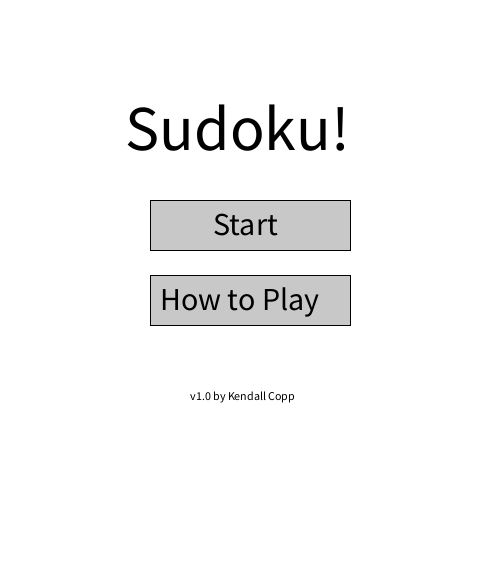
Frame 1 (no input)
Frame 60 (the mouse pressed at the canvas centre just before this capture): identical to frame 1, image omitted
Frame 120 (the mouse held since frame 60 and released just before this capture): identical to frame 1, image omitted

The Processing sketch that drew this single still picture (run headless with seeded random() and noise(); from frame 60 on, the mouse is pressed at the canvas centre):

// Processing sketch: sudoku
// ── sudoku.pde
/********************************************************
 * Sudoku 1.0
 * by Kendall Copp
 * 7/30/2020
 *
 * Instructions:
 * left mouse to increment
 * right mouse to decrement
 * center wheel button to erase
 * 
 * save in-progress puzzle so you can go to menu and come back with 
 * progress saved and no extra locks
 *
 * increase number of puzzles
 * puzzle select
 * add achievements
 * add hints
 * break program into modules
*********************************************************/

PShape square; //pshape objects
PShape lock;
PShape hline;
PShape vline;
PShape button;
PShape completeMessageBox;
String numbers = " 123456789";

int mode = 0; //0 = menu, 1 = puzzle

String instructionsText[] = {"Fill each row, column, and 3x3 box with the",
                              "numbers 1-9",
                              "Left click to increment",
                              "Right click to decrement",
                              "Center button/scroll wheel to erase"};

//allocate storage for board memory
/*int board[][] = { {5,6,0,8,4,7,0,0,0},
                  {3,0,9,0,0,0,6,0,0},
                  {0,0,8,0,0,0,0,0,0},
                  {0,1,0,0,8,0,0,4,0},
                  {7,9,0,6,0,2,0,1,8},
                  {0,5,0,0,3,0,0,9,0},
                  {0,0,0,0,0,0,2,0,0},
                  {0,0,6,0,0,0,8,0,7},
                  {0,0,0,3,1,6,0,5,9} };*/
int board[][] = { {5,4,6,0,7,8,1,0,0},
                  {3,0,9,2,6,1,5,7,4},
                  {2,0,1,5,0,0,0,8,0},
                  {9,2,4,0,0,0,8,6,0},
                  {8,1,3,7,9,6,2,4,5},
                  {0,0,7,0,0,2,3,0,0},
                  {7,3,5,8,1,0,9,0,6},
                  {4,6,0,9,2,0,7,0,1},
                  {0,9,0,0,5,7,4,3,8} };
int workingBoard[][] = { {0,0,0,0,0,0,0,0,0},
                  {0,0,0,0,0,0,0,0,0},
                  {0,0,0,0,0,0,0,0,0},
                  {0,0,0,0,0,0,0,0,0},
                  {0,0,0,0,0,0,0,0,0},
                  {0,0,0,0,0,0,0,0,0},
                  {0,0,0,0,0,0,0,0,0},
                  {0,0,0,0,0,0,0,0,0},
                  {0,0,0,0,0,0,0,0,0} };
int locks[][] = { {0,0,0,0,0,0,0,0,0},
                  {0,0,0,0,0,0,0,0,0},
                  {0,0,0,0,0,0,0,0,0},
                  {0,0,0,0,0,0,0,0,0},
                  {0,0,0,0,0,0,0,0,0},
                  {0,0,0,0,0,0,0,0,0},
                  {0,0,0,0,0,0,0,0,0},
                  {0,0,0,0,0,0,0,0,0},
                  {0,0,0,0,0,0,0,0,0} };
                  
int completeRows[] = {0,0,0,0,0,0,0,0,0}; //keep track of completion progress
int completeColumns[] = {0,0,0,0,0,0,0,0,0}; 
int completeBoxes[] = {0,0,0,0,0,0,0,0,0}; 
int rowsComplete = 0;
int columnsComplete = 0;
int boxesComplete = 0;
int puzzleComplete = 0;

void draw() {} //required for code to work

void setup() {
  size(500, 575); //canvas size
  
  //define shape properties
  square = createShape(RECT, 0, 0, 50, 50);
  square.setFill(color(255, 255, 255));
  square.setStroke(color(0, 0, 0));
  
  lock = createShape(RECT, 0, 0, 50, 50);
  lock.setFill(color(200, 200, 255));
  lock.setStroke(color(0, 0, 0));
  
  hline = createShape(RECT, 0, 0, 452, 3);
  hline.setFill(color(0, 0, 0));
  hline.setStroke(color(0, 0, 0));
  
  vline = createShape(RECT, 0, 0, 3, 452);
  vline.setFill(color(0, 0, 0));
  vline.setStroke(color(0, 0, 0));
  
  button = createShape(RECT, 0, 0, 200, 50);
  button.setFill(color(200, 200, 200));
  button.setStroke(color(0, 0, 0));
  
  completeMessageBox = createShape(RECT, 0, 0, 300, 200);
  completeMessageBox.setFill(color(200, 255, 200));
  completeMessageBox.setStroke(color(0, 0, 0));
  
  doMenu();
  
}

void doMenu() {
  //create menu
  background(255); //white background
  textSize(64);
  fill(0, 0, 0);
  text("Sudoku!", 125, 150);
  shape(button, 150, 200);
  shape(button, 150, 275);
  textSize(32);
  text("Start", 213, 235);
  text("How to Play", 160, 310);
  textSize(12);
  text("v1.0 by Kendall Copp", 190, 400);
}

void doPuzzle() { //draw the puzzle
  int i, j;
  for (i = 0; i < 9; i++){
    for (j = 0; j < 9; j++){
      if (locks[i][j] == 0) {
        workingBoard[i][j] = board[i][j];
      }
    }
  }
  background(255); //white background
  createLocks();
  updateBoard();
  shape(button, 25, 500); 
  shape(button, 275, 500);
  textSize(32);
  fill(0, 0, 0);
  text("Menu", 80, 535);
  text("Restart", 320, 535);
}

void doInstructions() { 
  int i;
  background(255); //white background
  shape(button, 25, 500); 
  textSize(32);
  fill(0, 0, 0);
  text("Menu", 80, 535);
  text("Instructions:", 25, 50);
  textSize(20);
  for (i = 0; i < 5; i++) {
    if (i == 1) {
      text(instructionsText[i], 25, 125);
    }
    else {
      text(instructionsText[i], 25, 100 + 50*i);
    }
  }
}

void mousePressed(){
  if(mode == 0) { //menu mode
     if (mouseX > 150 && mouseX < 350) {
       if (mouseY > 200 && mouseY < 250) {
         mode = 1;
         doPuzzle();
       }
       else if (mouseY > 275 && mouseY < 325) {
         mode = 2;
         doInstructions();
       }
       else {}
     }
     else {}
  }
  else if (mode == 2) { //instructions mode
    if(mouseY > 500 && mouseY < 550) {
      if (mouseX > 25 && mouseX < 225) {
        mode = 0;
        doMenu();
      }
      else {}
    }
  }
  else if (mode == 3) { //win message mode
    if (mouseX > 150 && mouseX < 350) {
      if (mouseY > 275 && mouseY < 325) {
        mode = 0;
        doMenu();
      }
      else{
      }
    }
    else{
    }
  }
  else { //puzzle mode
    if (mouseX > 25 && mouseX < 475) {
      if (mouseY > 25 && mouseY < 475) {
        
        //increment numbers
        int boardx = (mouseX-25)/50;
        int boardy = (mouseY-25)/50;
        
        if (mouseButton == LEFT) {
          if(locks[boardx][boardy] != 1) {
            workingBoard[boardx][boardy] += 1;
          }
        }
        else if (mouseButton == RIGHT) {
          if(locks[boardx][boardy] != 1) {
            workingBoard[boardx][boardy] -= 1;
          }
        }
        else if (mouseButton == CENTER) {
          if(locks[boardx][boardy] != 1) {
            workingBoard[boardx][boardy] = 0;
          }
        }
        updateBoard();
        checkBoard(); 
      }
      if(mouseY > 500 && mouseY < 550) {
        if (mouseX > 25 && mouseX < 225) {
          mode = 0;
          doMenu();
        }
        else if (mouseX > 275 && mouseX < 475) {  
          //doResetWarning();
          doPuzzle();
        }
        else {} //do nothing
      }
    }
  }
}

void createLocks() {
  int i, j;
  for(i = 0; i < 9; i++) {
    for( j = 0; j < 9; j++) {
      if (board[i][j] == 0) {
        locks[i][j] = 0;
      }
      else {
        locks[i][j] = 1;
      }
    }
  }
}

void checkBoard(){
  int i, j, k, x;
  int l = 0, lIncremented = 0;
  int dummySection[] = {0,0,0,0,0,0,0,0,0};

  //CHECK ROWS, COLUMNS, AND BOXES
  for(x = 0; x < 3; x++) {

    for(k = 0; k < 9; k++) { //for all 9 rows, columns, and boxes
      l = 0; //reinitialize counter
      
      //Put row, column, or box into dummy 
      if (x == 0) { //get row into dummy 
        for(i = 0; i < 9; i++) { 
          dummySection[i] = workingBoard [i][k];
        }
      }
      else if (x == 1) { //get column into dummy
        for(i = 0; i < 9; i++) { 
          dummySection[i] = workingBoard [k][i];
        }
      }
      else { //get box into dummy
        for(i = 0; i < 3; i++) { 
          for(j = 0; j < 3; j++) {   
            if (k == 0) {
              dummySection[i*3+j] = workingBoard[i+0][j+0];
            }
            else if (k == 1) {
              dummySection[i*3+j] = workingBoard[i+3][j+0];
            }
            else if (k == 2) {
              dummySection[i*3+j] = workingBoard[i+6][j+0];
            }
            else if (k == 3) {
              dummySection[i*3+j] = workingBoard[i+0][j+3];
            }
            else if (k == 4) {
              dummySection[i*3+j] = workingBoard[i+3][j+3];
            }
            else if (k == 5) {
              dummySection[i*3+j] = workingBoard[i+6][j+3];
            }
            else if (k == 6) {
              dummySection[i*3+j] = workingBoard[i+0][j+6];
            }
            else if (k == 7) {
              dummySection[i*3+j] = workingBoard[i+3][j+6];
            }
            else {
              dummySection[i*3+j] = workingBoard[i+6][j+6];
            }          
          }
        }
      }
      
      //for(i = 0; i < 9; i++) {
      //  print(dummySection[i]);
      //  print(", ");
      //}
      //println(" ");
        
      //check dummy for 9 different numbers
      for (i = 0; i < 9; i++) {
        for(j = 0; j < 9; j++) {
          if(dummySection[j] == 9 && lIncremented == 0){
            l += 1;
            lIncremented = 1;
          }
        }
        for(j = 0; j < 9; j++) { //increment all values
          dummySection[j] += 1;
        }
        lIncremented = 0;
      }
      
      //log complete rows, columns, and boxes
      if (x == 0) { //update comlpete rows
        if(l == 9) {
          completeRows[k] = 1;
        }
        else {
          completeRows[k] = 0;
        }
      }
      else if (x == 1) { //update comlpete columns
        if(l == 9) {
          completeColumns[k] = 1;
        }
        else {
          completeColumns[k] = 0;
        }
      }
      else { //update complete boxes
        if(l == 9) {
          completeBoxes[k] = 1;
        }
        else {
          completeBoxes[k] = 0;
        }
      }
      
      //check puzzle for completion
      rowsComplete = 0;
      for(i = 0; i < 9; i++){
        if (completeRows[i] == 1) {
          rowsComplete++;
        }
      }
      columnsComplete = 0;
      for(i = 0; i < 9; i++){
        if (completeColumns[i] == 1) {
          columnsComplete++;
        }
      }
      boxesComplete = 0;
      for(i = 0; i < 9; i++){
        if (completeBoxes[i] == 1) {
          boxesComplete++;
        }
      }
      
      //DEBUG TEXT
      ////print completed rows, columns, and boxes
      //print("Complete Rows: ");
      //for( i = 0; i < 9; i++) {
      //  print(completeRows[i]);
      //  print(", ");
      //}
      //println(" ");
      //print("Complete Columns: ");
      //for( i = 0; i < 9; i++) {
      //  print(completeColumns[i]);
      //  print(", ");
      //}
      //println(" ");
      //print("Complete Boxes: ");
      //for( i = 0; i < 9; i++) {
      //  print(completeBoxes[i]);
      //  print(", ");
      //}
      //println(" ");
      //print("RC: ");
      //print(rowsComplete);
      //println(" ");
      //print("CC: ");
      //print(columnsComplete);
      //println(" ");
      //print("BC: ");
      //println(boxesComplete);
    }
  }
  
  //check win condition
  if(rowsComplete == 9 && columnsComplete == 9 && boxesComplete == 9) {
    mode = 3;    
    displayWinMessage();
        
  }
}


void updateBoard() {
  int i, j;
  for (i = 0; i < 9; i++) {
    for (j = 0; j < 9; j++) {
      if (locks[i][j] == 0) {
        shape(square, 25+50*i, 25+50*j);
      }
      else {
        shape(lock, 25+50*i, 25+50*j);
      }
    }
  }
  for (i = 0; i < 4; i++) {
    shape(hline, 24, 24+150*i); 
  }
  for (i = 0; i < 4; i++) {
    shape(vline, 24+150*i, 24); 
  }
  textSize(32);
  fill(0, 0, 0);
  for (i = 0; i < 9; i++) {
    for (j = 0; j < 9; j++) {
      if(workingBoard[i][j] > 9) {
        workingBoard[i][j] = 0;
      }
      else if(workingBoard[i][j] < 0) {
        workingBoard[i][j] = 9;
      }
      text(numbers.charAt(workingBoard[i][j]), 41 + 50*i, 63 + 50*j); 
    }
  }
}

void displayWinMessage() {
  shape(completeMessageBox, 100, 150);
  shape(button, 150, 275);
  textSize(52);
  fill(0, 0, 0);
  text("Success!", 150, 225);
  textSize(32);
  text("Menu", 205, 310);
  textSize(20);
  text("Puzzle complete!", 175, 255);
}
